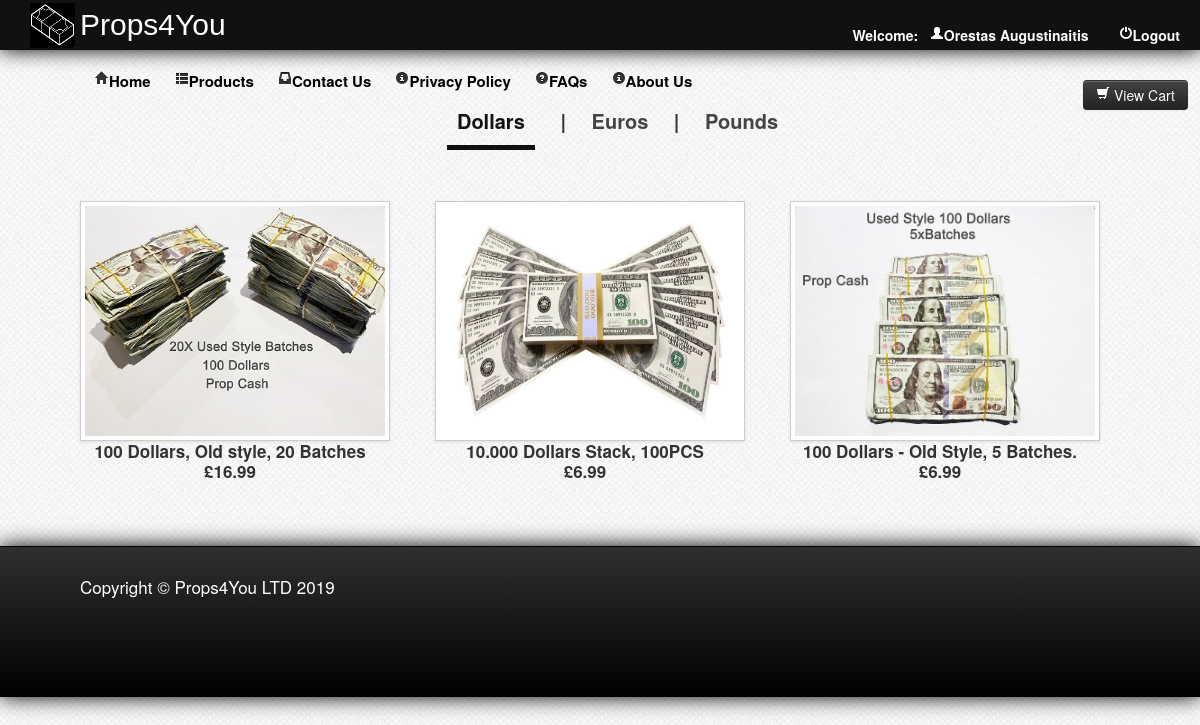
Screenshot of /product1.php (signed in) with the database file from the repository.
### tables this page shows
CREATE TABLE `customer` (
  `customerid` int(11) NOT NULL,
  `firstname` varchar(50) NOT NULL,
  `mi` varchar(1) NOT NULL,
  `lastname` varchar(50) NOT NULL,
  `address` varchar(100) NOT NULL,
  `country` varchar(50) NOT NULL,
  `zipcode` varchar(20) NOT NULL,
  `mobile` varchar(20) NOT NULL,
  `telephone` varchar(20) NOT NULL,
  `email` varchar(50) NOT NULL,
  `password` varchar(50) NOT NULL
);

CREATE TABLE `product` (
  `product_id` int(11) NOT NULL,
  `product_name` varchar(225) NOT NULL,
  `product_price` varchar(50) NOT NULL,
  `product_size` text NOT NULL,
  `product_image` varchar(500) NOT NULL,
  `brand` varchar(100) NOT NULL,
  `category` varchar(50) NOT NULL
);

### product1.php (the view, shortened to what this page needs)
<?php
	include("db/dbconn.php");
	include("function/headerON.php");
?>
		<b><div class="nav1">
			<ul>
				<li><a href="product1.php" class="active" style="color:#111;">Dollars</a></li>
				<li>|</li>
				<li><a href="euros1.php">Euros</a></li>
				<li>|</li>
				<li><a href="pounds1.php">Pounds</a></li>
			</ul>
		</div>
        </b>
	<div id="content">
		<br />
		<br />
		<div id="product">
			<form method="post">
			<b><?php
				$query = $conn->query("SELECT *FROM product WHERE category='basketball' ORDER BY product_id DESC") or die (mysqli_error());
					while($fetch = $query->fetch_array())
						{
						$pid = $fetch['product_id'];
						$query1 = $conn->query("SELECT * FROM stock WHERE product_id = '$pid'") or die (mysqli_error());
						$rows = $query1->fetch_array();
						$qty = $rows['qty'];
						if($qty <= 5){
						}else{
							echo "<div class='float'>";
							echo "<center>";
							echo "<a href='details.php?id=".$fetch['product_id']."'><img class='img-polaroid' src='photo/".$fetch['product_image']."' height = '300px' width = '300px'></a>";
							echo "".$fetch['product_name']."";
							echo "<br />";
							echo "£".$fetch['product_price']."";
							echo "<br />";
							echo "</center>";
							echo "</div>";
						}
						}
			?></b>
			</form>
		</div>
	</div>
	<br />
</div>
		<br />
</div>
<br />
	<br />
<div id="footer">
		<div class="foot">
			<label style="font-size:17px;"> Copyright &copy; Props4You LTD 2019</label>
		</div>
	</div>
</body>
</html>

### function/headerON.php (shortened to what this page needs)
<!DOCTYPE html>
<html>
<head>
	<link rel = "stylesheet" type = "text/css" href="css/style.css" media="all">
	<link rel="stylesheet" type="text/css" href="css/bootstrap.css">
</head>
<body>
	<div id="header">
		<img src="img/logo.png">
		<label>Props4You</label>
			<b><?php
				$id = (int) $_SESSION['id'];
					$query = $conn->query ("SELECT * FROM customer WHERE customerid = '$id' ") or die (mysqli_error());
					$fetch = $query->fetch_array ();
			?>
			<ul>
				<b><li><a href="function/logout.php"><i class="icon-off icon-white"></i>Logout</a></li></b>
				<li>Welcome:&nbsp;&nbsp;&nbsp;<a href="#profile" href  data-toggle="modal"><i class="icon-user icon-white"></i><?php echo $fetch['firstname']; ?>&nbsp;<?php echo $fetch['lastname'];?></a></li></b>
	</div>
						<?php
							$id = (int) $_SESSION['id'];
						?>
	<br>
<div id="container">
	<div id="content">
		<div class="nav">
			 <ul>
				<ul>
				<b><li><a href="home.php"><i class="icon-home"></i>Home</a></li>
				<li><a href="product1.php"><i class="icon-th-list"></i>Products</a>
				<li><a href="contactus1.php"><i class="icon-inbox"></i>Contact Us</a></li>
				<li><a href="privacy1.php"><i class="icon-info-sign"></i>Privacy Policy</a></li>
				<li><a href="faqs1.php"><i class="icon-question-sign"></i>FAQs</a></li>
				<li><a href="aboutus1.php"><i class="icon-info-sign"></i>About Us</a></li></b>
			</ul>
			</ul></b>
            <b><?php echo "<a href='cart.php?id=".$id."&action=view'><button class='btn btn-inverse' style='right:1%; position:fixed; top:10%;'><i class='icon-shopping-cart icon-white'></i> View Cart</button></a>" ?></b>
		</div>

### css/style.css (style rules this page uses)
body { background:url(../images/bg.png) repeat scroll left top #e7ebf2; }
#header { height:50px; width:100%; background-color:#111; color:#fff; text-indent:10px; -webkit-box-shadow:0px 0px 20px 0px black; -moz-box-shadow:0px 0px 20px 0px black; box-shadow:0px 0px 20px 0px black; }
#header img { position:absolute; height:45px; width:45px; margin-left:20px; margin-top:2.5px; }
#header label { position:relative; top:15px; color:#fff; text-indent:80px; font-size:30px; clear:both; font-family:arial; }
#header ul { list-style-type:none; position:relative; }
#header ul li { display:inline; position:relative; float:right; margin-right:20px; }
#header ul li a { text-decoration:none; color:#fff; }
#container { margin:auto; width:1150px; }
#content { top:10px; }
.nav { text-indent:10px; font-size:15px; }
.nav ul li { display:inline; position:relative; }
.nav ul li a { text-decoration:none; color:#000; }
.nav li a { padding:10px; }
.nav1 { font-size:20px; text-decoration:none; text-align:center; }
.nav1 ul li { padding:10px; display:inline; }
.nav1 ul li a { text-decoration:none; color:#444; }
#product { position:relative; width:1150px; height:auto; }
.float { width:300px; height:330px; float:left; margin-left:55px; margin-bottom:15px; font-size:17px; }
.float img { width:300px; height:230px; }
.active { color:#000; border-bottom:5px solid #111; padding:10px; }
#footer { position:relative; color:#fff; width:100%; height:150px; clear:both; background:linear-gradient(#2f2f2f ,#000); background:-moz-linear-gradient(#2f2f2f ,#000); background:-webkit-linear-gradient(#2f2f2f ,#000); -webkit-box-shadow:0px 0px 20px 0px black; -moz-box-shadow:0px 0px 20px 0px black; box-shadow:0px 0px 20px 0px black; border-top:1px solid black; }
.foot { font-size:20px; position:relative; margin-top:30px; margin-left:80px; float:left; }

### rows the page displays
customer: firstname "Orestas", lastname "Augustinaitis"
product: product_image (picture), product_name "100 Dollars, Old style, 20 Batches", product_price "16.99"
product: product_image (picture), product_name "10.000 Dollars Stack, 100PCS", product_price "6.99"
product: product_image (picture), product_name "100 Dollars - Old Style, 5 Batches.", product_price "6.99"
